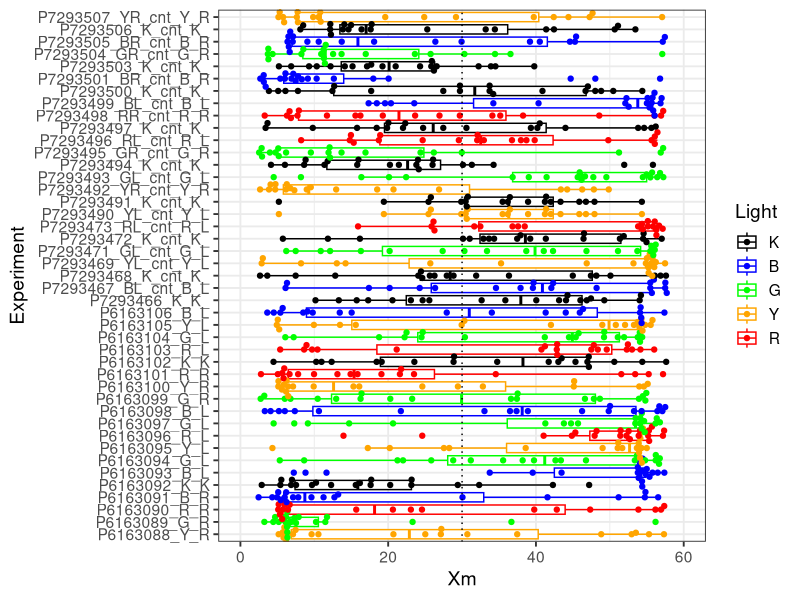

The R script that drew this image: (Note: this script raises an error after producing the figure.)
library(openxlsx)
library(ggbeeswarm)

## Gmfa for the main figure
diods <- read.delim("diods_summary_Gfa.csv", stringsAsFactors = F)

diods$Experiment <- paste0(diods$Photo, "_", diods$Light, "_", diods$Where)
diods$Type <- paste0(diods$Light, "_", diods$Where, "_", substr(diods$Photo, 7, 10))

diods$Light <- factor(diods$Light, levels = c("K", "B", "G", "Y", "R"))

## for the suppl
ggplot(diods, aes(x=Experiment, y=Xm, col=Light)) + expand_limits(y=c(0, 60)) + 
  geom_boxplot(outlier.shape = NA) + geom_beeswarm() + 
  scale_color_manual(values = c("black", "blue", "green", "orange", "red")) +
  geom_hline(yintercept = c(30), linetype = "dotted") + 
  coord_flip() +
  theme_bw(base_size = 14)

diods[diods$Where=="R", "Xm"] <- 60-diods[diods$Where=="R", "Xm"]
#diods[diods$Light=="K", "Xm"] <- 60-diods[diods$Where=="K", "Xm"]

diods.med <- aggregate(formula=Xm~Experiment+Light, data=diods, FUN="median")

pB <- 
ggplot(diods.med, aes(x=Light, y=Xm, col=Light)) + expand_limits(y=c(0, 60)) + 
  geom_boxplot(outlier.shape = NA) + geom_jitter(width = .1) + 
  scale_x_discrete(limits = rev(levels(diods.med$Light)), 
                   labels = c("R"="Red", "Y"="Yellow", "G"="Green", "B"="Blue", "K"="Control (no light)")) + 
  geom_hline(yintercept = c(30), linetype = "dotted") + 
  scale_color_manual(values = c("black", "#00C2F9", "#00D302", "#FFAC38", "#CD022D"), guide=F) +
  coord_flip() + ggtitle("Gm. fasciatus") + #ggtitle("E. cyaneus") +
  theme_bw(base_size = 14) + 
  theme(plot.title = element_text(face = "italic", hjust = .5), axis.text = element_text(size = 12)) +
  ylab("Distance from the edge / diod") + xlab("Light source") + 
  geom_text(data = data.frame(x=1:5, y=rep(58, 5), Light = "K"), aes(x=x, y=y), 
            label = c("*", "**", "*", "*", ""), size = 5, nudge_x = -.1)
pB

ggsave("diods_counts_Gfa.svg", width = 8, height = 3)
ggsave("diods_counts_Gfa.png", width = 8, height = 3)


##pairwise wilcox test?
pairwise.wilcox.test(diods.med$Xm, diods.med$Light)
## with holm: everything significant except for UV (probably not enough replicas)

# data:  diods.med$Xm and diods.med$Light 

#K      B      G      Y     
#B 0.0107 -      -      -     
#  G 0.0023 1.0000 -      -     
#  Y 0.0157 1.0000 1.0000 -     
#  R 0.0107 1.0000 1.0000 1.0000



## Ecy for the main figure
diods <- read.delim("diods_summary_Ecy.tsv", stringsAsFactors = F)

diods$Experiment <- paste0(diods$Photo, "_", diods$Light, "_", diods$Where)
diods$Type <- paste0(diods$Light, "_", diods$Where, "_", substr(diods$Photo, 7, 10))

diods$Light <- factor(diods$Light, levels = c("K", "B", "G", "Y", "R"))

## for the suppl
ggplot(diods, aes(x=Experiment, y=Xm, col=Light)) + expand_limits(y=c(0, 60)) + 
  geom_boxplot(outlier.shape = NA) + geom_beeswarm() + 
  scale_color_manual(values = c("black", "blue", "green", "orange", "red")) +
  geom_hline(yintercept = c(30), linetype = "dotted") + 
  coord_flip() +
  theme_bw(base_size = 14)

diods[diods$Where=="R", "Xm"] <- 60-diods[diods$Where=="R", "Xm"]
#diods[diods$Light=="K", "Xm"] <- 60-diods[diods$Where=="K", "Xm"]

diods.med <- aggregate(formula=Xm~Experiment+Light, data=diods, FUN="median")

##pairwise wilcox test?
pairwise.wilcox.test(diods.med$Xm, diods.med$Light)
## with holm: everything significant except for UV (probably not enough replicas)


pA <- 
  ggplot(diods.med, aes(x=Light, y=Xm, col=Light)) + expand_limits(y=c(0, 60)) + 
  geom_boxplot(outlier.shape = NA) + geom_jitter(width = .1) + 
  scale_x_discrete(limits = rev(levels(diods.med$Light)), 
                   labels = c("R"="Red", "Y"="Yellow", "G"="Green", "B"="Blue", "K"="Control (no light)")) + 
  geom_hline(yintercept = c(30), linetype = "dotted") + 
  scale_color_manual(values = c("black", "#00C2F9", "#00D302", "#FFAC38", "#CD022D"), guide=F) +
  coord_flip() + ggtitle("E. cyaneus") + #ggtitle("E. cyaneus") +
  theme_bw(base_size = 14) + 
  theme(plot.title = element_text(face = "italic", hjust = .5), axis.text = element_text(size = 12)) +
  ylab("Distance from the edge / diod") + xlab("Light source") #+ 
#  geom_text(data = data.frame(x=1:5, y=rep(58, 5), Light = "K"), aes(x=x, y=y), 
 #           label = c("*", "**", "*", "*", ""), size = 5, nudge_x = -.1)
pA

ggsave("diods_counts_Ecy.svg", width = 8, height = 3)
ggsave("diods_counts_Ecy.png", width = 8, height = 3)



